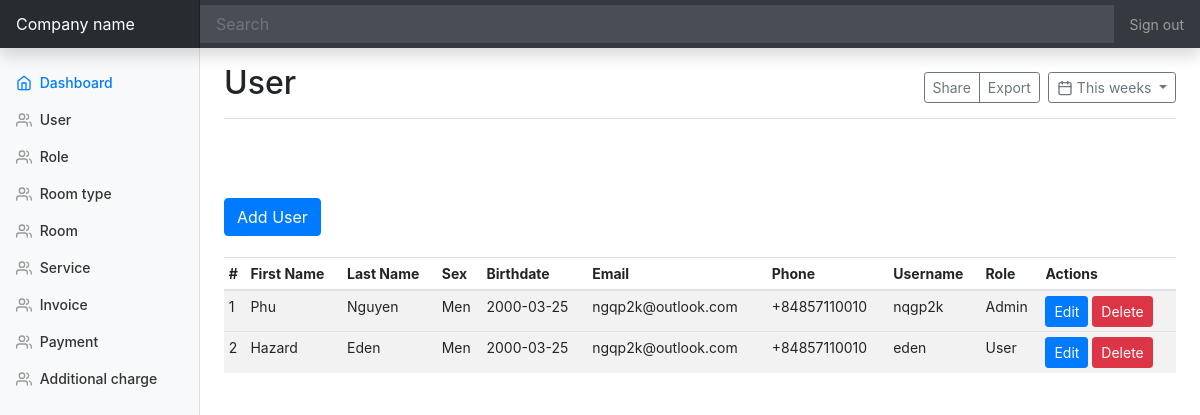
/user, run on an earlier commit of the app's database.
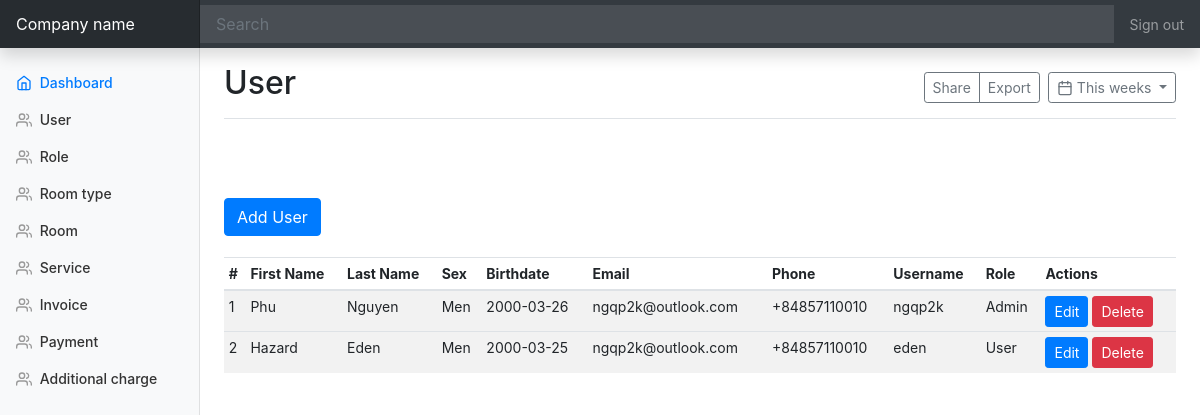
And on a later commit of the database.
### models.py (models this page shows, shortened)
class User(db.Model):
    id = db.Column(db.Integer, primary_key=True)
    first_name = db.Column(db.String(50))
    last_name = db.Column(db.String(50))
    sex = db.Column(db.Enum(Sex))
    birthdate = db.Column(db.Date)
    email = db.Column(db.String(50))
    phone = db.Column(db.String(50))
    username = db.Column(db.String(255), unique=True)
    hash_password = db.Column(db.String(255))
    rold_id = db.Column(db.Integer, db.ForeignKey('role.id'))
    role = db.relationship('Role', backref=db.backref('user', lazy=True))
    @property
    def password(self):
        raise AttributeError('password: write-only field')

class Role(db.Model):
    id = db.Column(db.Integer, primary_key=True)
    name = db.Column(db.String(50))
    def __str__(self) -> str:
        return self.name

### views.py (the view)
@app.route('/user')
def user_page():
    users = models.User.query.all()
    return render_template('mdUser.html', users=users)

### views.py (called while the page is built)
@app.template_filter()
def to_string(obj):
    if isinstance(obj, enum.Enum):
        return obj.name
    return obj

### templates/mdUser.html (shortened to what this page needs)
{% extends 'index.html' %}
{% block title %}User{% endblock %}
{% block content %}
<button type="button" class="btn btn-primary">
  <a href="{{ url_for('add_user') }}" style="color: white;">Add User</a>
</button>
<br/>
<br/>
<div class="table-responsive">
  <table class="table table-striped table-sm">
    <thead>
      <tr>
        <th>#</th>
        <th>First Name</th>
        <th>Last Name</th>
        <th>Sex</th>
        <th>Birthdate</th>
        <th>Email</th>
        <th>Phone</th>
        <th>Username</th>
        <th>Role</th>
        <th>Actions</th>
      </tr>
    </thead>
    <tbody>
      {% for user in users %}
      <tr>
        <td>{{ user.id }}</td>
        <td>{{ user.first_name }}</td>
        <td>{{ user.last_name }}</td>
        <td>{{ user.sex | to_string }}</td>
        <td>{{ user.birthdate }}</td>
        <td>{{ user.email }}</td>
        <td>{{ user.phone }}</td>
        <td>{{ user.username }}</td>
        <td>{{ user.role }}</td>
        <td>
          <a href="{{ url_for('edit_user', user_id=user.id) }}" class="btn btn-primary btn-sm">Edit</a>
          <a href="{{ url_for('delete_user', user_id=user.id) }}" class="btn btn-danger btn-sm">Delete</a>
        </td>
      <tr>
        {% endfor %}
    </tbody>
  </table>
</div>
{% endblock %}

What changed in the data, as far as the page shows it:
changed User "Phu": birthdate "2000-03-25" → "2000-03-26"; username "nqgp2k" → "ngqp2k"
